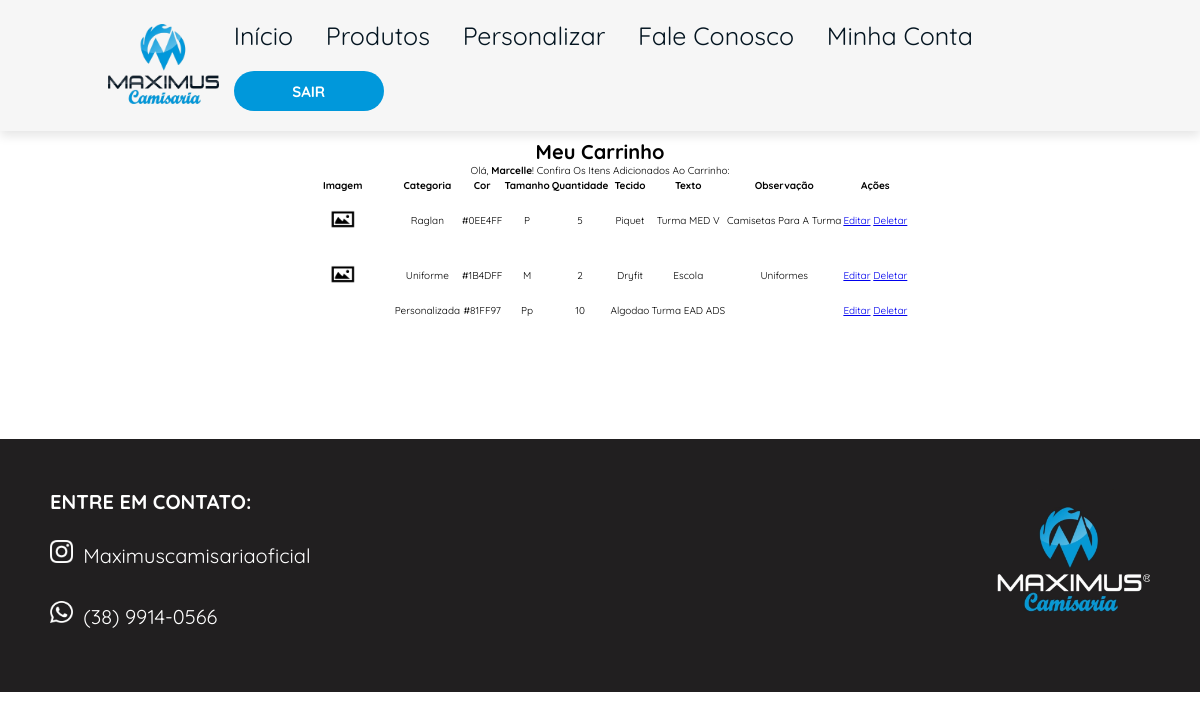
/carrinho (signed in), run on the app's committed database.
### loja/models.py (models this page shows)
class Usuario(database.Model, UserMixin):
    id = database.Column(database.Integer, primary_key=True)
    username = database.Column(database.String, nullable=False)
    userlastname = database.Column(database.String, nullable=False)
    email = database.Column(database.String, nullable=False, unique=True)
    senha = database.Column(database.String, nullable=False)
    cpf = database.Column(database.String(11), nullable=False, unique=True)
    endereco = database.Column(database.String, nullable=False)
    complemento = database.Column(database.String, nullable=False)
    cidade = database.Column(database.String, nullable=False)
    uf = database.Column(database.String(2), nullable=False)
    cep = database.Column(database.String(8), nullable=False)
    telefone = database.Column(database.String, nullable=False)

class Personalizada(database.Model):
    id = database.Column(database.Integer, primary_key=True)
    foto = database.Column(database.String, default="default.png")
    data_criacao = database.Column(database.DateTime, nullable=False, default=datetime.utcnow())
    categoria = database.Column(database.String, nullable=False)
    cor = database.Column(database.String, nullable=False)
    tamanho = database.Column(database.String, nullable=False)
    quantidade = database.Column(database.Integer, nullable=False)
    tecido = database.Column(database.String, nullable=False)
    texto_camisa = database.Column(database.String, nullable=False)
    observacao = database.Column(database.String, nullable=False)
    id_usuario = database.Column(database.Integer, database.ForeignKey('usuario.id'), nullable=False)

### loja/routes.py (the view)
@app.route("/carrinho")
@login_required
def carrinho():
    itens_personalizados = Personalizada.query.filter_by(id_usuario=current_user.id).all()
    return render_template("carrinho.html", itens_personalizados=itens_personalizados)

### loja/models.py (called while the page is built)
@login_manager.user_loader
def load_usuario(id_usuario):
    return Usuario.query.get(int(id_usuario))

### loja/templates/carrinho.html (shortened to what this page needs)
{% extends "perfil.html" %}
{% block style %}
<link rel="stylesheet" href="{{ url_for('static', filename='css/homepage.css') }}">
{% endblock %}
{% block main1 %}
<main>
    <h1> Meu Carrinho </h1>
    <p>Olá, <strong>{{current_user.username}}</strong>! Confira os itens adicionados ao carrinho:
{% endblock %}
{% block main2 %}
{% if itens_personalizados %}
    <table>
        <thead>
            <tr>
                <th>Imagem</th>
                <th>Categoria</th>
                <th>Cor</th>
                <th>Tamanho</th>
                <th>Quantidade</th>
                <th>Tecido</th>
                <th>Texto</th>
                <th>Observação</th>
                <th>Ações</th>
            </tr>
        </thead>
        <tbody>
            {% for item in itens_personalizados %}
            <tr>
                <td>
                    {% if item.foto %}
                        <img src="{{ url_for('static', filename='images/fotos_camisas/' + item.foto) }}" alt="Imagem da Camiseta" width="100">
                    {% endif %}
                </td>
                <td>{{ item.categoria }}</td>
                <td>{{ item.cor }}</td>
                <td>{{ item.tamanho }}</td>
                <td>{{ item.quantidade }}</td>
                <td>{{ item.tecido }}</td>
                <td>{{ item.texto_camisa }}</td>
                <td>{{ item.observacao }}</td>
                <td>
                    <a href="{{ url_for('editar_item', id=item.id) }}">Editar</a>
                    <a href="{{ url_for('deletar_item', id=item.id) }}" onclick="return confirm('Tem certeza que deseja deletar este item?');">Deletar</a>
                </td>
            </tr>
            {% endfor %}
        </tbody>
    </table>
{% else %}
    <p>Seu carrinho está vazio!</p>
{% endif %}
</main>
{% endblock %}

### loja/static/css/homepage.css (style rules this page uses)
:root { --azulclaro: #0098db; --azulescuro: #041521; --branco: #f6f6f6; --azulbotao: #00008B; --logoescura: #211f20; }
* { margin: 0; padding: 0; box-sizing: border-box; font-family: "Quicksand", sans-serif; outline: none; border: none; text-transform: capitalize; transition: .2s linear; }
html { font-size: 62.5%; scroll-behavior: smooth; scroll-padding-top: 6rem; overflow-x: hidden; }
main { padding-top: 8px; margin-bottom: 12rem; display: flex; flex-direction: column; align-items: center; text-align: center; }

### data on the page
Usuario: username "Marcelle"
Personalizada: foto (picture), categoria "Raglan", cor "#0EE4FF", tamanho "P", quantidade "5", tecido "Piquet", texto_camisa "Turma MED V", observacao "Camisetas Para A Turma"
Personalizada: foto (picture), categoria "Uniforme", cor "#1B4DFF", tamanho "M", quantidade "2", tecido "Dryfit", texto_camisa "Escola", observacao "Uniformes"
Personalizada: categoria "Personalizada", cor "#81FF97", tamanho "Pp", quantidade "10", tecido "Algodao", texto_camisa "Turma EAD ADS"
